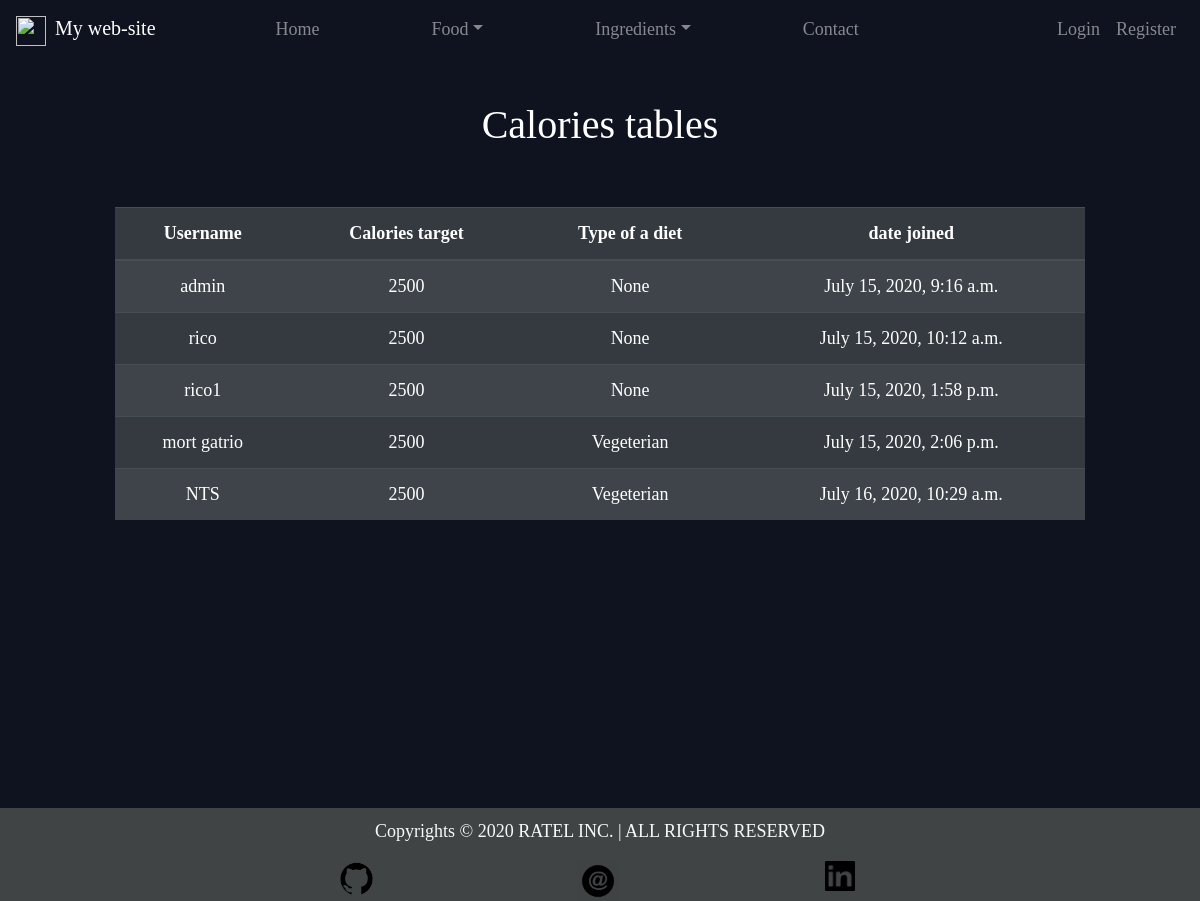
Page /profile/profile_table/ on the earlier database version.
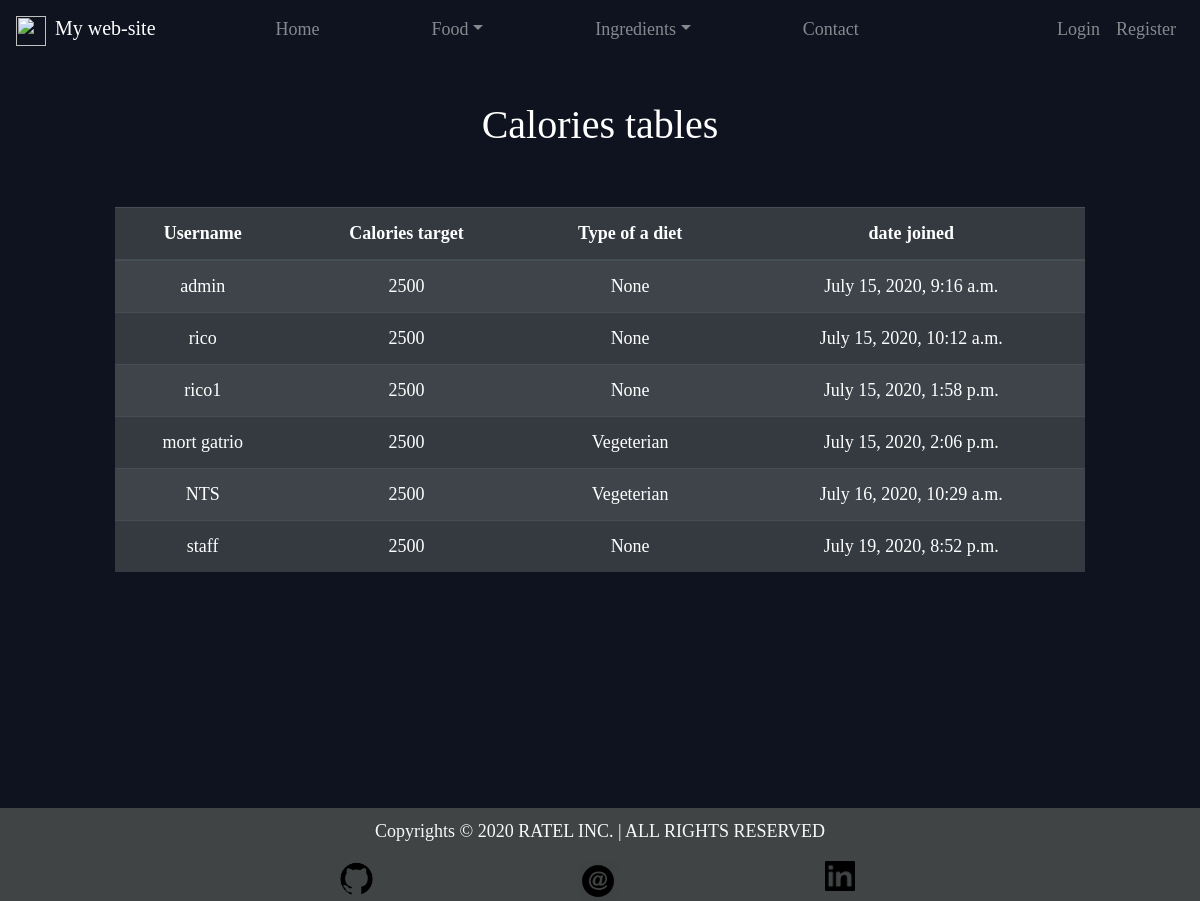
Same page on the later database version.
### Account/models.py (models this page shows, shortened)
class Profile(AbstractBaseUser):
	email 					= models.EmailField(verbose_name="email", max_length=60, unique=True)
	username 				= models.CharField(verbose_name="username", max_length=30, unique=True)
	calories_plan			= models.IntegerField(default=2500)
	diet_type               = models.CharField(max_length=2, default="5", choices=DIET_TYPE_CHOICES)
	is_admin				= models.BooleanField(default=False)
	is_active				= models.BooleanField(default=True)
	is_staff				= models.BooleanField(default=False)
	is_superuser			= models.BooleanField(default=False)
	date_joined				= models.DateTimeField(verbose_name='date joined', auto_now_add=True)
	last_login				= models.DateTimeField(verbose_name='last login', auto_now=True)
	USERNAME_FIELD = "username"
	REQUIRED_FIELDS = ["email"]
	objects = MyAccountManager()

### Account/views.py (the view)
# urls.py: path("profile_table/", ProfilesListView.as_view(), name="prof_table"),
class ProfilesListView(ListView, SuccessMessageMixin):
	template_name = "Account/profile_list.html"
	model = Profile
	paginate_by = 10
	context_object_name = "objects"

### Templates/Account/profile_list.html (shortened to what this page needs)
{% extends 'main.html' %}
{% block content %}
	<h1 id="title">Calories tables </h1>
	<table class="table table-striped table-dark">
		<thead>
			<tr>
				<th scope="col">Username</th>
				<th scope="col">Calories target</th>
				<th scope="col">Type of a diet</th>
				<th scope="col">date joined</th>
			</tr>
		</thead>
		<tbody>
			{% for profile in objects %}
				<tr>
					<td>{{profile.username}}</td>
					<td>{{profile.calories_plan}}</td>
					<td>{{profile.get_diet_type_display}}</td>
					<td>{{profile.date_joined}}</td>
				</tr>
			{% endfor %}
		</tbody>
	</table>
{% endblock %}

Differences in the rows shown:
added Profile: username "staff", calories_plan "2500", diet_type "None", date_joined "July 19, 2020, 8:52 p.m."
